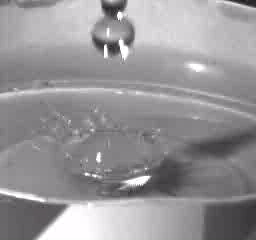
#> input picture frame 18 of home-surveillance/detector/vtest.avi, 256 x 240 px
$ python movement-detection.py
#> lines starting #> are read from the running program, lines starting #| are printed output that depends on the picture; after the words box and inside, x2 and y2 are one past the last pixel; in counts of white or black regions, pixels touching at a corner belong together
from __future__ import print_function
import cv2 as cv
import argparse
import collections
import numpy

parser = argparse.ArgumentParser(
    description='This program shows how to use background subtraction methods provided by \
                                              OpenCV. You can process both videos and images.')
parser.add_argument('--input', type=str,
                    help='Path to a video or a sequence of image.', default='vtest.avi')

parser.add_argument('--algo', type=str,
                    help='Background subtraction method (KNN, MOG2).', default='MOG2')

args = parser.parse_args()

if args.algo == 'MOG2':
    backSub = cv.createBackgroundSubtractorMOG2()
else:
    backSub = cv.createBackgroundSubtractorKNN()


if args.input == 'CAMERA':
    capture = cv.VideoCapture(0)
else:
    capture = cv.VideoCapture(cv.samples.findFileOrKeep(args.input))


# Can't open file
if not capture.isOpened:
    print('Unable to open: ' + args.input)
    exit(0)

_, frame = capture.read()
#> frame is the input picture: shape (240, 256, 3); mean B, G, R 151.1, 148.7, 150.7
total_pixels = frame.size
#> total_pixels = 184320
threshold = int(total_pixels / 20)
#> threshold = 9216

while True:
    _, frame = capture.read()
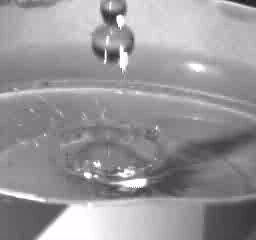
#> input picture frame 19 of home-surveillance/detector/vtest.avi, 256 x 240 px
#> frame is the input picture: shape (240, 256, 3); mean B, G, R 153.3, 150.8, 152.8

    if frame is None:
        break

    # fgMask = backSub.apply(frame)
    blur = cv.GaussianBlur(backSub.apply(frame), (5, 5), 0)
#> blur: shape (240, 256); every value is 127
    _, movement = cv.threshold(blur, 0, 255, cv.THRESH_BINARY+cv.THRESH_OTSU)
#> movement: shape (240, 256); every value is 255
    fgMask = cv.Canny(movement, 100, 200)
#> fgMask: shape (240, 256); every value is 0

    unique, counts = numpy.unique(fgMask, return_counts=True)
#> unique = [0]; counts = [61440]
    d = dict(zip(unique, counts))
#> d = {0: 61440}

    movement = d.get(255, 0)
#> movement = 0

    # Ignore the first 10 frames
    if movement > threshold and capture.get(cv.CAP_PROP_POS_FRAMES) > 10:
        print('Call the police!')

    # Draw frame count rectangle
    cv.rectangle(frame, (10, 2), (100, 20), (255, 255, 255), -1)
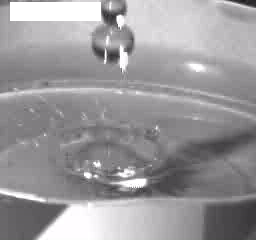
#> frame: shape (240, 256, 3); 2.81% of pixels changed, all inside (x1, y1, x2, y2) = (10, 2, 101, 21)
    cv.putText(frame, str(capture.get(cv.CAP_PROP_POS_FRAMES)), (15, 15),
               cv.FONT_HERSHEY_SIMPLEX, 0.5, (0, 0, 0))
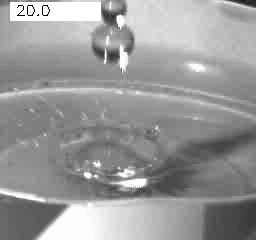
#> frame: shape (240, 256, 3); 0.14% of pixels changed, all inside (x1, y1, x2, y2) = (17, 5, 50, 16)

    cv.imshow('Frame', frame)
    cv.imshow('FG Mask', fgMask)

    keyboard = cv.waitKey(30)
#> (key Esc is pressed here)
    if keyboard == 'q' or keyboard == 27:
        break

$ run again, starting later in the video
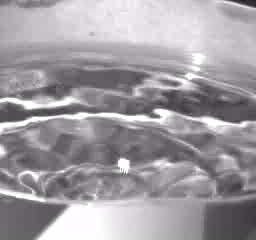
#> input picture frame 81 of home-surveillance/detector/vtest.avi, 256 x 240 px
#> frame is the input picture: shape (240, 256, 3); mean B, G, R 159.3, 156.9, 158.8
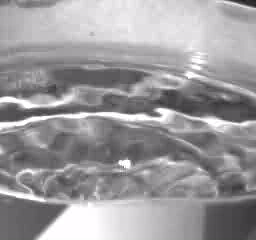
#> input picture frame 82 of home-surveillance/detector/vtest.avi, 256 x 240 px
#> frame is the input picture: shape (240, 256, 3); mean B, G, R 156.2, 153.8, 155.7
#> blur: shape (240, 256); every value is 127
#> fgMask: shape (240, 256); every value is 0
#> unique = [0]; counts = [61440]
#> d = {0: 61440}
#> `movement = d.get(255, 0)`: movement = 0
#> `cv.putText(frame, str(capture.get(cv.CAP_PROP_POS_FRAMES)), (15, 15), ..`:
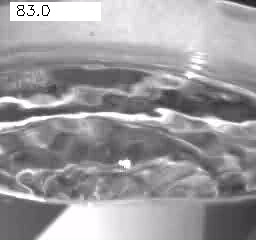
#> frame: shape (240, 256, 3); mean B, G, R 157.5, 155.1, 157

$ run again, starting later in the video
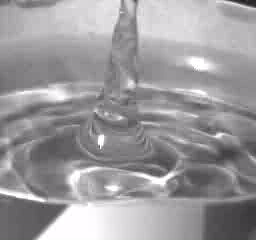
#> input picture frame 145 of home-surveillance/detector/vtest.avi, 256 x 240 px
#> frame is the input picture: shape (240, 256, 3); mean B, G, R 156, 153.6, 155.6
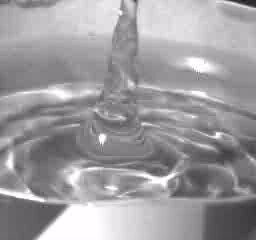
#> input picture frame 146 of home-surveillance/detector/vtest.avi, 256 x 240 px
#> frame is the input picture: shape (240, 256, 3); mean B, G, R 158.3, 155.9, 157.9
#> blur: shape (240, 256); every value is 127
#> fgMask: shape (240, 256); every value is 0
#> unique = [0]; counts = [61440]
#> d = {0: 61440}
#> `movement = d.get(255, 0)`: movement = 0
#> `cv.putText(frame, str(capture.get(cv.CAP_PROP_POS_FRAMES)), (15, 15), ..`:
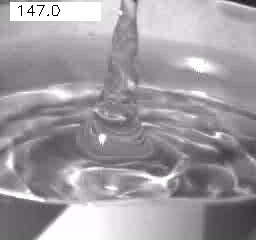
#> frame: shape (240, 256, 3); mean B, G, R 159.7, 157.3, 159.2
